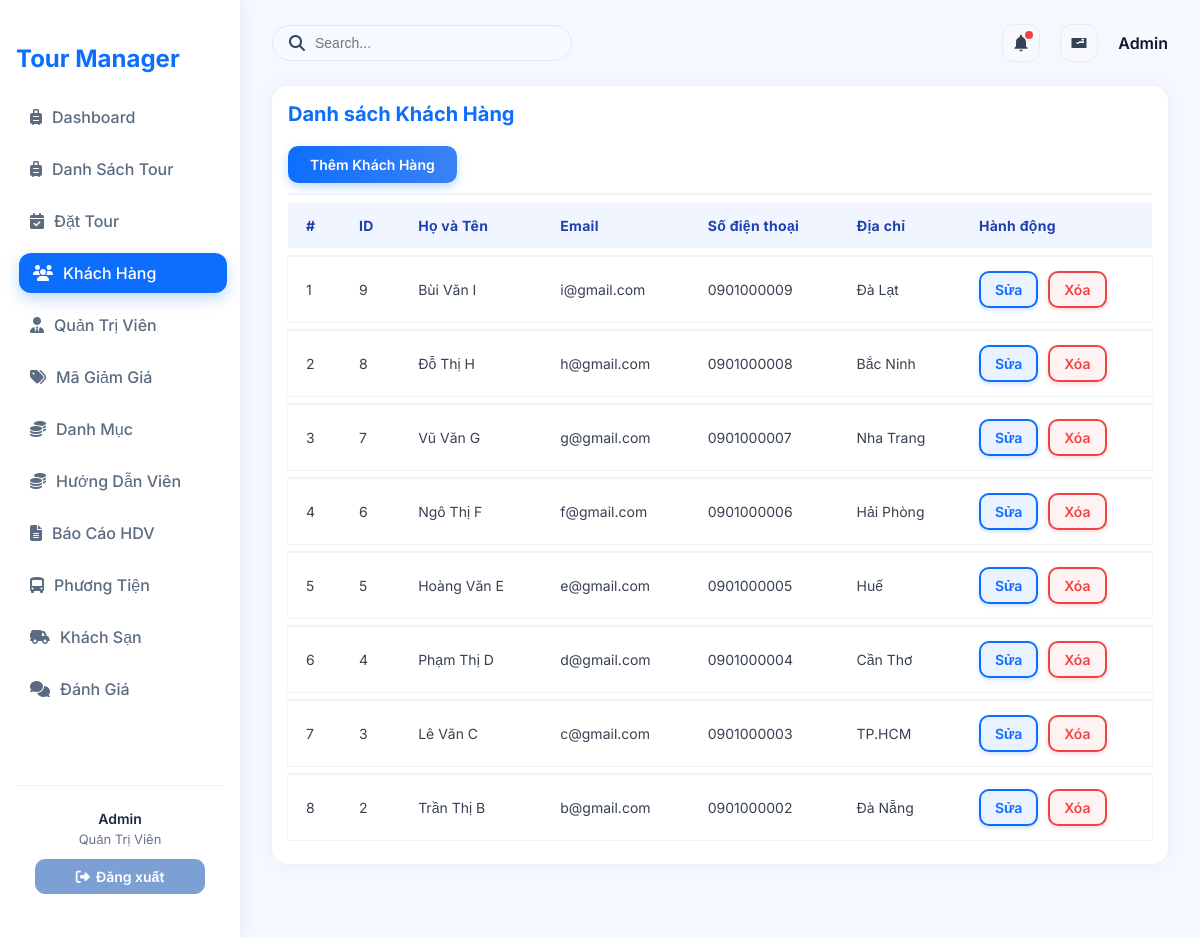
Before: /?action=admin-listCustomer (signed in) with the older database file.
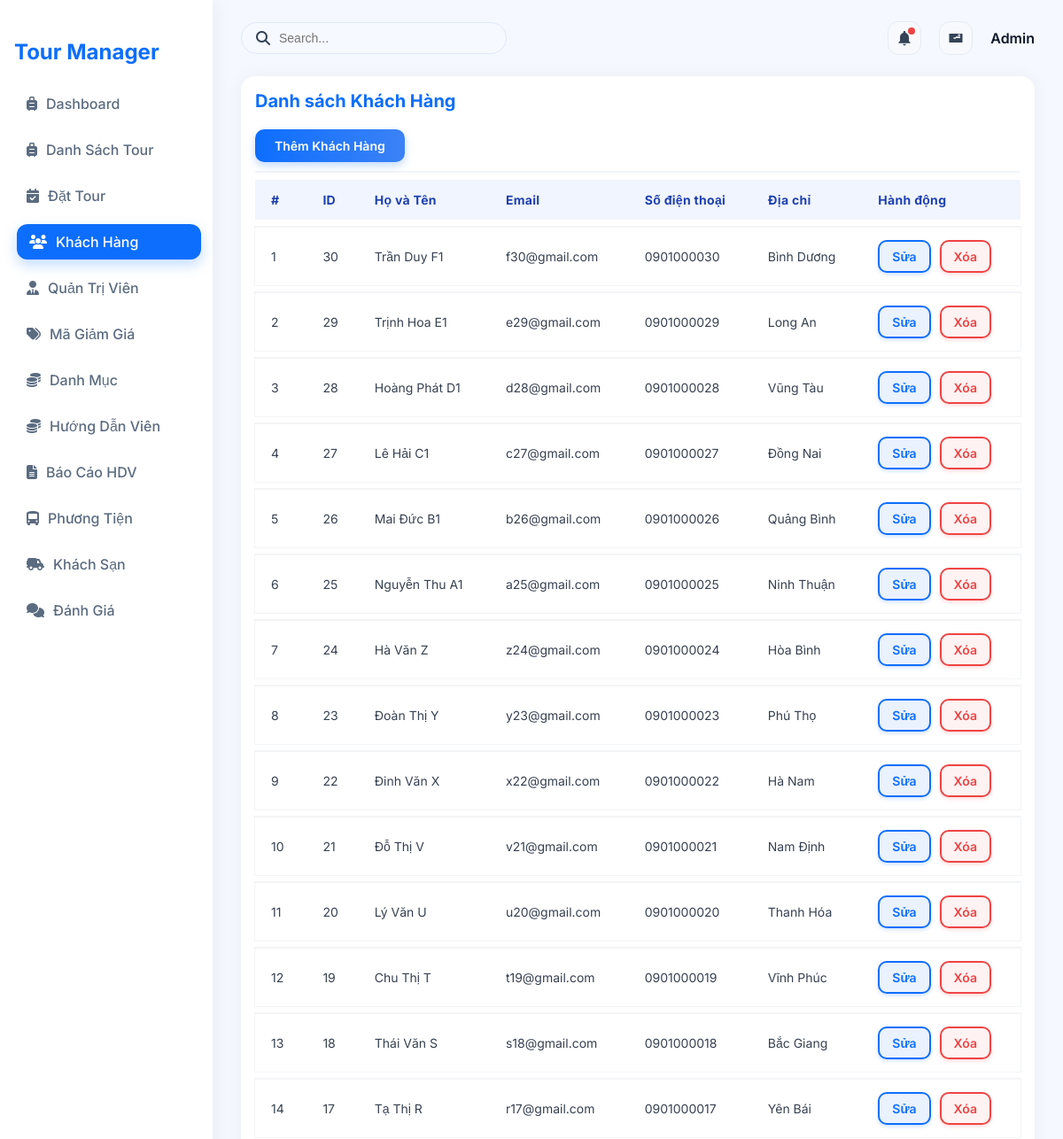
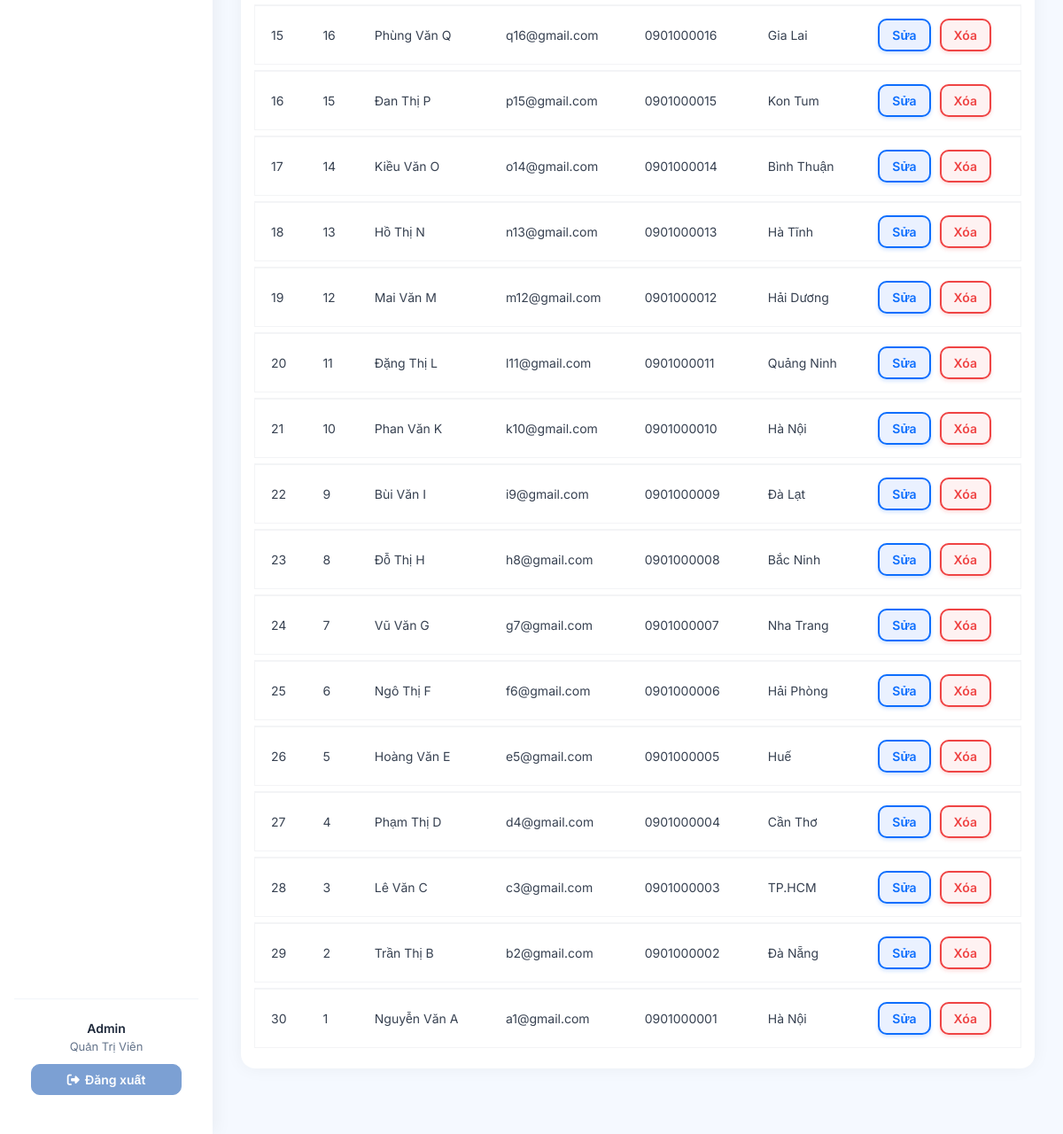
After: the same page with the newer database file (2 pictures, top to bottom).
### tables this page shows
CREATE TABLE `customers` (
  `customer_id` int NOT NULL,
  `full_name` varchar(100) DEFAULT NULL,
  `email` varchar(100) DEFAULT NULL,
  `phone` varchar(20) DEFAULT NULL,
  `address` varchar(255) DEFAULT NULL
);

### controllers/CustomerController.php (called while the page is built, shortened)
<?php
class CustomerController
{
    private $customerModel;
    public function __construct()
    {
        $this->customerModel = new CustomerQuery();
    }
    public function listCustomers()
    {
        $customers = $this->customerModel->getAllCustomers();
        require './views/Customer/listCustomer.php';
    }
}
?>

### routes/index.php (called while the page is built)
<?php
$action = $_GET['action'] ?? '/';
match ($action) {
    '/' => (new ProductController)->home(),
    'admin' => require './views/admin.php',
    'login' => (new AuthController)->login(),
    'logout' => (new AuthController)->logout(),
    'admin-listTours' => require './views/admin.php',
    'admin-createTours' => require './views/admin.php',
    'admin-updateTours' => require './views/admin.php',
    'admin-listUsers' => require './views/admin.php',
    'admin-createUsers' => require './views/admin.php',
    'admin-updateUsers' => require './views/admin.php',
    'admin-listCategory' => require './views/admin.php',
    'admin-createCategory' => require './views/admin.php',
    'admin-updateCategory' => require './views/admin.php',
    'admin-listCustomer' => require './views/admin.php',
    'admin-createCustomer' => require './views/admin.php',
    'admin-updateCustomer' => require './views/admin.php',
    'admin-listDiscount' => require './views/admin.php',
    'admin-createDiscount' => require './views/admin.php',
    'admin-updateDiscount' => require './views/admin.php',
    'admin-listGuide' => require './views/admin.php',
    'admin-createGuide' => require './views/admin.php',
    'admin-updateGuide' => require './views/admin.php',
    'admin-listTourGuide' => require './views/admin.php',
    'admin-createTourGuide' => require './views/admin.php',
    'admin-updateTourGuide' => require './views/admin.php',
    'admin-listHotel' => require './views/admin.php',
    'admin-createHotel' => require './views/admin.php',
    'admin-updateHotel' => require './views/admin.php',
    'admin-listVehicles' => require './views/admin.php',
    'admin-createVehicles' => require './views/admin.php',
    'admin-updateVehicles' => require './views/admin.php',
    'admin-listReport' => require './views/admin.php',
    'admin-createReport' => require './views/admin.php',
    'admin-updateReport' => require './views/admin.php',
    default => require './views/admin.php',
};

### index.php (called while the page is built, shortened)
<?php
spl_autoload_register(function ($class) {
    $fileName = "$class.php";
    $fileModel              = PATH_MODEL . $fileName;
});
require_once './routes/index.php';

### models/BaseModel.php (called while the page is built, shortened)
<?php
class BaseModel
{
    public function __construct()
    {
        $dsn = sprintf('mysql:host=%s;port=%s;dbname=%s;charset=utf8', DB_HOST, DB_PORT, DB_NAME);
        try {
            $this->pdo = new PDO($dsn, DB_USERNAME, DB_PASSWORD, DB_OPTIONS);
        } catch (PDOException $e) {
            die("Kết nối cơ sở dữ liệu thất bại: {$e->getMessage()}. Vui lòng thử lại sau.");
        }
    }
}

### models/CustomerQuery.php (called while the page is built, shortened)
<?php
class CustomerQuery extends BaseModel
{
    public function getAllCustomers()
    {
        $sql = "SELECT * FROM customers ORDER BY customer_id DESC";
        $stmt = $this->pdo->prepare($sql);
        $stmt->execute();
        return $stmt->fetchAll(PDO::FETCH_ASSOC);
    }
}
?>

### views/Customer/ListCustomer.php (the view, shortened to what the changed rows need)
<div class="main-content p-4">
    <div class="table-container">
        <div class="admin-table-container">
            <table class="table table-striped align-middle">
                <thead>
                    <tr>
                        <th>#</th>
                        <th>ID</th>
                        <th>Họ và Tên</th>
                        <th>Email</th>
                        <th>Số điện thoại</th>
                        <th>Địa chỉ</th>
                        <th>Hành động</th>
                    </tr>
                </thead>
                <tbody>
                    <?php $stt = 1; foreach($customers as $customer): ?>
                    <tr>
                        <td><?= $stt++; ?></td>
                        <td><?= $customer['customer_id']; ?></td>
                        <td><?= htmlspecialchars($customer['full_name']); ?></td>
                        <td><?= htmlspecialchars($customer['email']); ?></td>
                        <td><?= htmlspecialchars($customer['phone']); ?></td>
                        <td><?= htmlspecialchars($customer['address']); ?></td>
                        <td>
                            <a href="?action=admin-updateCustomer&id=<?= $customer['customer_id']; ?>"
                                class="btn btn-sm btn-outline-success">Sửa</a>
                            <a href="?action=admin-deleteCustomer&id=<?= $customer['customer_id']; ?>"
                                onclick="return confirm('Xác nhận xóa khách hàng này?')"
                                class="btn btn-sm btn-outline-danger">Xóa</a>
                        </td>
                    </tr>
                    <?php endforeach; ?>
                </tbody>
            </table>
        </div>
    </div>
</div>

Changed rows visible on the page:
added customers: customer_id "30", full_name "Trần Duy F1", email "f30@gmail.com", phone "0901000030", address "Bình Dương"
added customers: customer_id "29", full_name "Trịnh Hoa E1", email "e29@gmail.com", phone "0901000029", address "Long An"
added customers: customer_id "28", full_name "Hoàng Phát D1", email "d28@gmail.com", phone "0901000028", address "Vũng Tàu"
added customers: customer_id "27", full_name "Lê Hải C1", email "c27@gmail.com", phone "0901000027", address "Đồng Nai"
added customers: customer_id "26", full_name "Mai Đức B1", email "b26@gmail.com", phone "0901000026", address "Quảng Bình"
added customers: customer_id "25", full_name "Nguyễn Thu A1", email "a25@gmail.com", phone "0901000025", address "Ninh Thuận"
added customers: customer_id "24", full_name "Hà Văn Z", email "z24@gmail.com", phone "0901000024", address "Hòa Bình"
added customers: customer_id "23", full_name "Đoàn Thị Y", email "y23@gmail.com", phone "0901000023", address "Phú Thọ"
added customers: customer_id "22", full_name "Đinh Văn X", email "x22@gmail.com", phone "0901000022", address "Hà Nam"
added customers: customer_id "21", full_name "Đỗ Thị V", email "v21@gmail.com", phone "0901000021", address "Nam Định"
added customers: customer_id "20", full_name "Lý Văn U", email "u20@gmail.com", phone "0901000020", address "Thanh Hóa"
added customers: customer_id "19", full_name "Chu Thị T", email "t19@gmail.com", phone "0901000019", address "Vĩnh Phúc"
added customers: customer_id "18", full_name "Thái Văn S", email "s18@gmail.com", phone "0901000018", address "Bắc Giang"
added customers: customer_id "17", full_name "Tạ Thị R", email "r17@gmail.com", phone "0901000017", address "Yên Bái"
added customers: customer_id "16", full_name "Phùng Văn Q", email "q16@gmail.com", phone "0901000016", address "Gia Lai"
added customers: customer_id "15", full_name "Đan Thị P", email "p15@gmail.com", phone "0901000015", address "Kon Tum"
added customers: customer_id "14", full_name "Kiều Văn O", email "o14@gmail.com", phone "0901000014", address "Bình Thuận"
added customers: customer_id "13", full_name "Hồ Thị N", email "n13@gmail.com", phone "0901000013", address "Hà Tĩnh"
added customers: customer_id "12", full_name "Mai Văn M", email "m12@gmail.com", phone "0901000012", address "Hải Dương"
added customers: customer_id "11", full_name "Đặng Thị L", email "l11@gmail.com", phone "0901000011", address "Quảng Ninh"
added customers: customer_id "10", full_name "Phan Văn K", email "k10@gmail.com", phone "0901000010", address "Hà Nội"
changed customers "Bùi Văn I": email "i@gmail.com" → "i9@gmail.com"
changed customers "Đỗ Thị H": email "h@gmail.com" → "h8@gmail.com"
changed customers "Vũ Văn G": email "g@gmail.com" → "g7@gmail.com"
changed customers "Ngô Thị F": email "f@gmail.com" → "f6@gmail.com"
changed customers "Hoàng Văn E": email "e@gmail.com" → "e5@gmail.com"
changed customers "Phạm Thị D": email "d@gmail.com" → "d4@gmail.com"
changed customers "Lê Văn C": email "c@gmail.com" → "c3@gmail.com"
changed customers "Trần Thị B": email "b@gmail.com" → "b2@gmail.com"
added customers: customer_id "1", full_name "Nguyễn Văn A", email "a1@gmail.com", phone "0901000001", address "Hà Nội"
